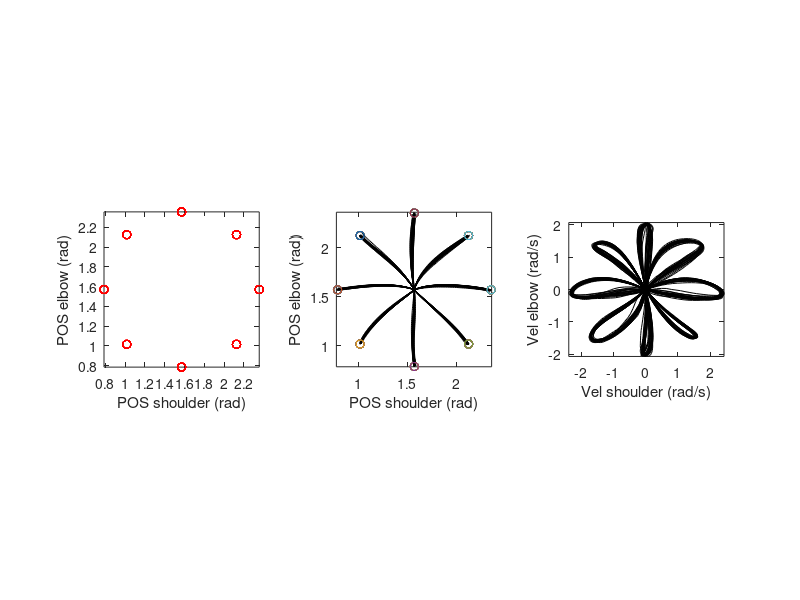

MATLAB code for this plot: (Note: this script raises an error after producing the figure.)
% this works only in matlab 2018a,
% in 2019 it shows error, because I made modification in Autoencoder class
clc;close all;clear all;

%%
load('SimuData2.mat');
%     Dat2.In(j,:) = [x(1,:),x(2,:),x(3,:),x(4,:),u(1,:),u(2,:)];
%     Dat2.Out(j,:) = [ initial', target'];
% for i = 1:size(Dat2.In,1)
% xTra{1,i} = Dat2.In(i,:);
% end
xTra = Dat2.In';
tTra = Dat2.Out';

%% visualise data
for i= 1:160
    % plot path in joint space
%     p1 = xTra{1,i}(1:51);
%     p2 = xTra{1,i}(52:102);
    p1 = xTra(1:51,i);
    p2 = xTra(52:102,i);
    p3 = xTra(103:153,i);
    p4 = xTra(154:204,i);
    subplot(131);plot(tTra(3,i),tTra(4,i),'or'); hold on;
    subplot(132);plot(p1,p2,'k');
    hold on;
    plot(tTra(3,i),tTra(4,i),'o'); hold on;
    subplot(133);plot(p3,p4,'k');hold on;
    
    
end
subplot(131);axis image;
xlabel('POS shoulder (rad)');
ylabel('POS elbow (rad)');
subplot(132);axis image;
xlabel('POS shoulder (rad)');
ylabel('POS elbow (rad)');
subplot(133);axis image;
xlabel('Vel shoulder (rad/s)');
ylabel('Vel elbow (rad/s)');

%% Training the first autoencoder
hiddenSize1 = 100;
[autoenc1 autonet1 net1] = trainAutoencoder2(xTra,hiddenSize1,'MaxEpochs',3000);
%     , ...
%     'L2WeightRegularization',0.004, ...
%     'SparsityRegularization',4, ...
%     'SparsityProportion',0.15, ...
%     'ScaleData', false);
view(autoenc1)
decoder1 = getDe(autoenc1,net1);
view(decoder1)
% Visualizing the weights of the first autoencoder
% figure()
% plotWeights(autoenc1);
feat1 = encode(autoenc1,xTra);

%% Training the second autoencoder
hiddenSize2 = 50;
[autoenc2 autonet2 net2]  = trainAutoencoder2(feat1,hiddenSize2 );%, ...
%     'MaxEpochs',100, ...
%     'L2WeightRegularization',0.002, ...
%     'SparsityRegularization',4, ...
%     'SparsityProportion',0.1, ...
%     'ScaleData', false);
view(autoenc2)
decoder2 = getDe(autoenc2,net2);
view(decoder2)
feat2 = encode(autoenc2,feat1);

%% Training the final softmax layer
% 
% softnet = trainSoftmaxLayer(feat2,tTra,'MaxEpochs',400);
% view(softnet)
% % Forming a stacked neural network
% stackednet = stack(autoenc1,autoenc2,softnet);
% view(stackednet)

% %% Test
% j = 1;
% for i = 1:8:size(Dat2.In,1)
% xTes(:,j) = Dat2.In(i,:);
% tTes(:,j) = Dat2.Out(i,:);
% j = j+1;
% end
% 
% y = stackednet(xTes);
% plotconfusion(tTes,y);
% 
% %% Fine tuning the stacked neural network
% for i = 1:size(Dat2.In,1)
% xTra2(:,i) = Dat2.In(i,:);
% tTra2(:,i) = Dat2.Out(i,:);
% end
% stackednet = train(stackednet,xTra2,tTra2);
% y = stackednet(xTes);
% plotconfusion(tTes,y);

%
%% Training the final layer
hiddenSize3 = 10;
[autoenc3 autonet3 net3]  = trainAutoencoder2(feat2,hiddenSize3); %, ...
%     'MaxEpochs',100, ...
%     'L2WeightRegularization',0.002, ...
%     'SparsityRegularization',4, ...
%     'SparsityProportion',0.1, ...
%     'ScaleData', false);
view(autoenc3)
decoder3 = getDe(autoenc3,net3);
view(decoder3)
feat3 = encode(autoenc3,feat2);

%% Forming a stacked neural network

% stackednetEN = stack(autoenc1,autoenc2,autoenc3);
% view(stackednetEN)
% 

%%
% stackednetDE = stack(decoder3,decoder2,decoder1);
% view(stackednetDE)


% y = stackednetDE(xTra);
% plotconfusion(tTra,y);

% net   = network(stackednet);
% Xpred = net(xTra);
% stackednet = train(stackednet,xTra,tTra);

%%
net4 = feedforwardnet(2);
net4 = train(net4,tTra,feat3);
view(net4)
stackednetDE = stack(net4,decoder3,decoder2,decoder1);
view(stackednetDE)
%%
stackednetDE.trainParam.epochs=4000;
deepnet1  = train(stackednetDE, tTra, xTra); 

Out1 = deepnet1(tTra);

netAngToPos = deepnet1;
save netAngToPos

%% visualise  decoded data
for i= 1:160
    % plot path in joint space
    p1 =  Out1(1:51,i);
    p2 =  Out1(52:102,i);
    v1 =  Out1(103:153,i);
    v2 =  Out1(154:204,i);
    subplot(121);plot(p1,p2,'k'); title('Pos');hold on
    subplot(122);plot(v1,v2,'k'); title('Vel');
    hold on;
%     plot(tTra(3,i),tTra(4,i),'o'); hold on;
end
% axis image;
subplot(121);xlabel('shoulder (rad)');
ylabel('elbow (rad)');

%%
        